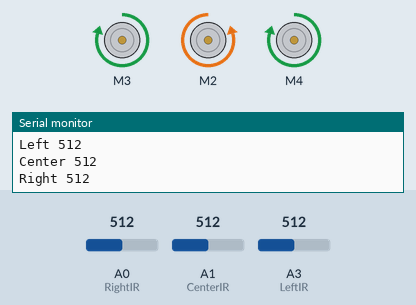
A sketch run on a simulated Arduino Uno, built with avr-gcc and run on an emulated ATmega328P. Shown: 3 × DC motor (green arrow = forward, orange = backward, longer = faster), the last lines printed to the serial monitor. The test bench sets the inputs (shaded band); at power-on: A1 (CenterIR) = 512, A3 (LeftIR) = 512, A0 (RightIR) = 512.

Above: at 2.2 s.
2.3 s: A1 (CenterIR) set to 886
3.8 s: A1 (CenterIR) set to 915
At 4.9 s:
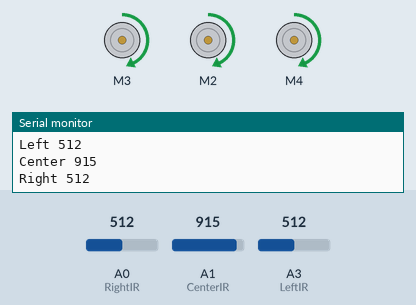
5.3 s: A3 (LeftIR) set to 888
8.3 s: A3 (LeftIR) set to 908
At 9.3 s:
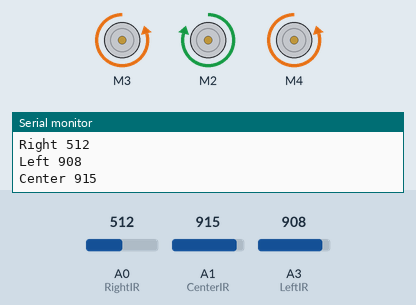
9.8 s: A0 (RightIR) set to 11
11.3 s: A0 (RightIR) set to 8
Timing chart, 0 to 13.8 s (numbered marks = the images above; inputs shaded):
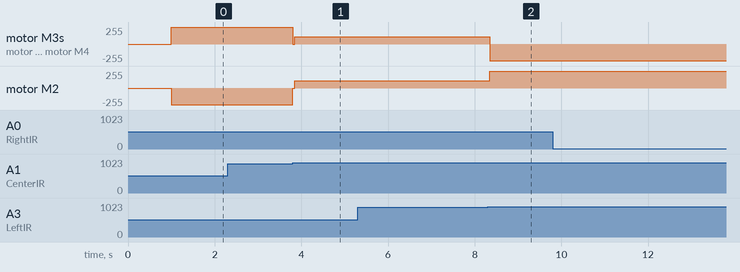

The sketch:

SpeedOverflow.ino
```cpp
#include <AFMotor.h>
AF_DCMotor front_left(3, MOTOR12_1KHZ);
AF_DCMotor back_left(4, MOTOR12_1KHZ);
AF_DCMotor right(2, MOTOR12_1KHZ);

const int LeftIR = A3;
int leftValue;
const int RightIR = A0;
int rightValue;
const int CenterIR = A1;
int centerValue;
const int black = 900;
const int fast = 250;
const int slow = 110;

void setup() {
  pinMode(LeftIR, INPUT);
  pinMode(RightIR, INPUT);
  pinMode(CenterIR, INPUT);
  Serial.begin(9600);
  setAllSpeed(fast);
  right.run(RELEASE);
  back_left.run(RELEASE);
  front_left.run(RELEASE);
  delay(1000);
}

void setAllSpeed(int s) {
  front_left.setSpeed(s);
  right.setSpeed(s);
  back_left.setSpeed(s);
}

void setRightSpeed(int s) {
  right.setSpeed(s);
}

void setLeftSpeed(int s) {
  front_left.setSpeed(s);
  back_left.setSpeed(s);
}

void forward() {
  front_left.run(FORWARD);
  right.run(FORWARD);
  back_left.run(FORWARD);
}

void backward() {
  back_left.run(BACKWARD);
  right.run(BACKWARD);
  front_left.run(BACKWARD);
}

void brake() {
  right.run(RELEASE);
  back_left.run(RELEASE);
  front_left.run(RELEASE);
}

void turnLeft() {
  setAllSpeed(fast);
  right.run(FORWARD);
  back_left.run(BACKWARD);
  front_left.run(BACKWARD);
}

void turnRight() {
  setAllSpeed(fast);
  right.run(BACKWARD);
  back_left.run(FORWARD);
  front_left.run(FORWARD);
}

void readAll() {
  leftValue = analogRead(LeftIR);
  rightValue = analogRead(RightIR);
  centerValue = analogRead(CenterIR);
}

void loop() {

  readAll();

//  delay(500);

  Serial.print("Left ");
  Serial.println(leftValue);

  Serial.print("Center ");
  Serial.println(centerValue);

  Serial.print("Right ");
  Serial.println(rightValue);

//  delay(1000);

  if (leftValue >= black && rightValue < black) {
    brake();
    turnLeft();
    delay(50);
  }

  if (leftValue < black && rightValue >= black) {
    brake();
    turnRight();
    delay(50);
  }

  if (leftValue < black && rightValue < black) {
    setAllSpeed(slow);
    forward();
  }

  if (leftValue >= black && centerValue>=black && rightValue >= black) {
    setAllSpeed(slow);
    forward();
  }

  if(leftValue< black && centerValue<black && rightValue<black){
    readAll();
    while(!(centerValue>=black)){
      readAll();
      turnRight();
    }
    brake();
    delay(50);

    setAllSpeed(slow);
    forward();
    delay(200);
  }
  delay(1);
}
```

Measured:
- the behaviour switches between 899 and 900 on A1 (CenterIR) (found by bisection; images 0 and 1)
- the behaviour switches between 899 and 900 on A3 (LeftIR) (found by bisection; images 1 and 2)
- after the input at 2.3 s, every drawn part: stays the same
- after the input at 3.8 s, motor M3, motor M4: forward 250/255 → forward 110/255 at once; motor M2: backward 250/255 → forward 110/255 at once
- after the input at 8.3 s, motor M3, motor M4: forward 110/255 → backward 250/255 at once; motor M2: forward 110/255 → forward 250/255 at once
